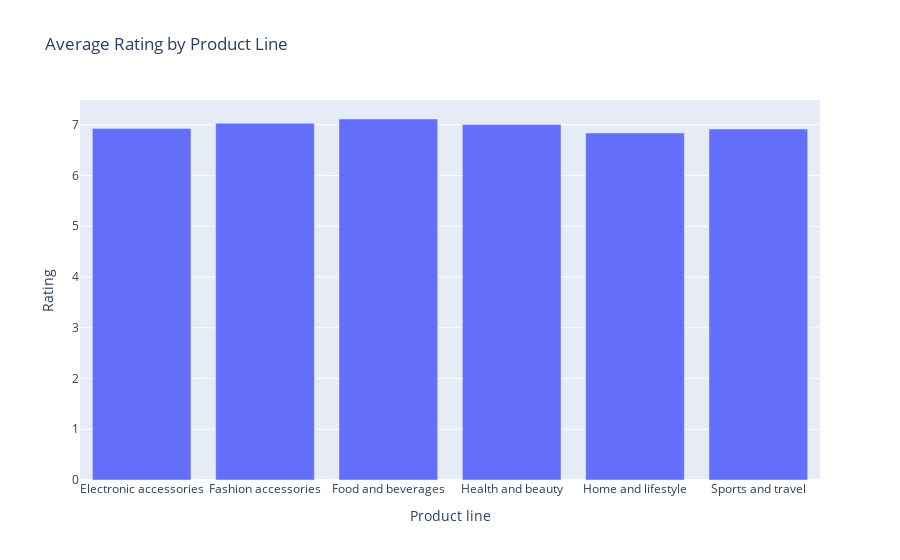

The notebook cell this image was saved under:
### Code cell
px.bar(product_line_rating, x='Product line', y='Rating',title='Average Rating by Product Line')

### Figure 1 — Plotly figure (JSON) as saved in the notebook; plotly's stock layout.template omitted (floating-point values rounded to 4 significant figures)
{"data": [{"alignmentgroup": "True", "hovertemplate": "Product line=%{x}<br>Rating=%{y}<extra></extra>", "legendgroup": "", "marker": {"color": "#636efa", "pattern": {"shape": ""}}, "name": "", "offsetgroup": "", "orientation": "v", "showlegend": false, "textposition": "auto", "type": "bar", "x": ["Electronic accessories", "Fashion accessories", "Food and beverages", "Health and beauty", "Home and lifestyle", "Sports and travel"], "xaxis": "x", "y": [6.925, 7.029, 7.113, 7.003, 6.838, 6.916], "yaxis": "y"}], "layout": {"barmode": "relative", "legend": {"tracegroupgap": 0}, "title": {"text": "Average Rating by Product Line"}, "xaxis": {"anchor": "y", "domain": [0, 1], "title": {"text": "Product line"}}, "yaxis": {"anchor": "x", "domain": [0, 1], "title": {"text": "Rating"}}}}
